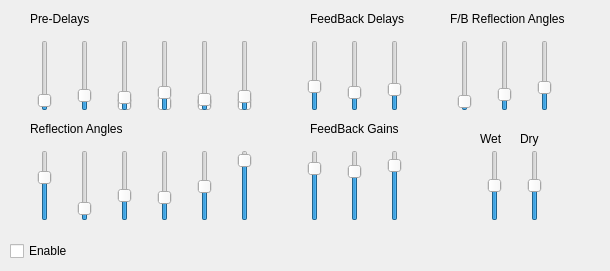
    <widget class="QWidget" name="tab_11">
     <attribute name="title">
      <string>Reverb</string>
     </attribute>
     <widget class="QCheckBox" name="checkBox_11">
      <property name="geometry">
       <rect>
        <x>10</x>
        <y>240</y>
        <width>71</width>
        <height>22</height>
       </rect>
      </property>
      <property name="text">
       <string>Enable</string>
      </property>
     </widget>
     <widget class="QSlider" name="RVDSL1">
      <property name="geometry">
       <rect>
        <x>30</x>
        <y>40</y>
        <width>29</width>
        <height>71</height>
       </rect>
      </property>
      <property name="minimum">
       <number>0</number>
      </property>
      <property name="maximum">
       <number>99</number>
      </property>
      <property name="value">
       <number>5</number>
      </property>
      <property name="orientation">
       <enum>Qt::Vertical</enum>
      </property>
     </widget>
     <widget class="QLabel" name="label_59">
      <property name="geometry">
       <rect>
        <x>30</x>
        <y>10</y>
        <width>81</width>
        <height>17</height>
       </rect>
      </property>
      <property name="text">
       <string>Pre-Delays</string>
      </property>
     </widget>
     <widget class="QLabel" name="label_60">
      <property name="geometry">
       <rect>
        <x>30</x>
        <y>120</y>
        <width>121</width>
        <height>17</height>
       </rect>
      </property>
      <property name="text">
       <string>Reflection Angles</string>
      </property>
     </widget>
     <widget class="QSlider" name="verticalSlider_4">
      <property name="geometry">
       <rect>
        <x>150</x>
        <y>40</y>
        <width>29</width>
        <height>71</height>
       </rect>
      </property>
      <property name="orientation">
       <enum>Qt::Vertical</enum>
      </property>
     </widget>
     <widget class="QSlider" name="RVDSL2">
      <property name="geometry">
       <rect>
        <x>70</x>
        <y>40</y>
        <width>29</width>
        <height>71</height>
       </rect>
      </property>
      <property name="value">
       <number>15</number>
      </property>
      <property name="orientation">
       <enum>Qt::Vertical</enum>
      </property>
     </widget>
     <widget class="QSlider" name="verticalSlider_6">
      <property name="geometry">
       <rect>
        <x>110</x>
        <y>40</y>
        <width>29</width>
        <height>71</height>
       </rect>
      </property>
      <property name="orientation">
       <enum>Qt::Vertical</enum>
      </property>
     </widget>
     <widget class="QSlider" name="verticalSlider_7">
      <property name="geometry">
       <rect>
        <x>190</x>
        <y>40</y>
        <width>29</width>
        <height>71</height>
       </rect>
      </property>
      <property name="orientation">
       <enum>Qt::Vertical</enum>
      </property>
     </widget>
     <widget class="QSlider" name="verticalSlider_8">
      <property name="geometry">
       <rect>
        <x>230</x>
        <y>40</y>
        <width>29</width>
        <height>71</height>
       </rect>
      </property>
      <property name="orientation">
       <enum>Qt::Vertical</enum>
      </property>
     </widget>
     <widget class="QSlider" name="RVDSL3">
      <property name="geometry">
       <rect>
        <x>110</x>
        <y>40</y>
        <width>29</width>
        <height>71</height>
       </rect>
      </property>
      <property name="value">
       <number>10</number>
      </property>
      <property name="orientation">
       <enum>Qt::Vertical</enum>
      </property>
     </widget>
     <widget class="QSlider" name="RVDSL5">
      <property name="geometry">
       <rect>
        <x>190</x>
        <y>40</y>
        <width>29</width>
        <height>71</height>
       </rect>
      </property>
      <property name="value">
       <number>7</number>
      </property>
      <property name="orientation">
       <enum>Qt::Vertical</enum>
      </property>
     </widget>
     <widget class="QSlider" name="RVDSL4">
      <property name="geometry">
       <rect>
        <x>150</x>
        <y>40</y>
        <width>29</width>
        <height>71</height>
       </rect>
      </property>
      <property name="value">
       <number>20</number>
      </property>
      <property name="orientation">
       <enum>Qt::Vertical</enum>
      </property>
     </widget>
     <widget class="QSlider" name="RVDSL6">
      <property name="geometry">
       <rect>
        <x>230</x>
        <y>40</y>
        <width>29</width>
        <height>71</height>
       </rect>
      </property>
      <property name="value">
       <number>13</number>
      </property>
      <property name="orientation">
       <enum>Qt::Vertical</enum>
      </property>
     </widget>
     <widget class="QSlider" name="fiSL6">
      <property name="geometry">
       <rect>
        <x>230</x>
        <y>150</y>
        <width>29</width>
        <height>71</height>
       </rect>
      </property>
      <property name="minimum">
       <number>1</number>
      </property>
      <property name="maximum">
       <number>314</number>
      </property>
      <property name="value">
       <number>300</number>
      </property>
      <property name="orientation">
       <enum>Qt::Vertical</enum>
      </property>
     </widget>
     <widget class="QSlider" name="fiSL4">
      <property name="geometry">
       <rect>
        <x>150</x>
        <y>150</y>
        <width>29</width>
        <height>71</height>
       </rect>
      </property>
      <property name="minimum">
       <number>1</number>
      </property>
      <property name="maximum">
       <number>314</number>
      </property>
      <property name="value">
       <number>90</number>
      </property>
      <property name="orientation">
       <enum>Qt::Vertical</enum>
      </property>
     </widget>
     <widget class="QSlider" name="fiSL5">
      <property name="geometry">
       <rect>
        <x>190</x>
        <y>150</y>
        <width>29</width>
        <height>71</height>
       </rect>
      </property>
      <property name="minimum">
       <number>1</number>
      </property>
      <property name="maximum">
       <number>314</number>
      </property>
      <property name="value">
       <number>150</number>
      </property>
      <property name="orientation">
       <enum>Qt::Vertical</enum>
      </property>
     </widget>
     <widget class="QSlider" name="fiSL3">
      <property name="geometry">
       <rect>
        <x>110</x>
        <y>150</y>
        <width>29</width>
        <height>71</height>
       </rect>
      </property>
      <property name="minimum">
       <number>1</number>
      </property>
      <property name="maximum">
       <number>314</number>
      </property>
      <property name="value">
       <number>99</number>
      </property>
      <property name="orientation">
       <enum>Qt::Vertical</enum>
      </property>
     </widget>
     <widget class="QSlider" name="fiSL1">
      <property name="geometry">
       <rect>
        <x>30</x>
        <y>150</y>
        <width>29</width>
        <height>71</height>
       </rect>
      </property>
      <property name="minimum">
       <number>1</number>
      </property>
      <property name="maximum">
       <number>314</number>
      </property>
      <property name="value">
       <number>200</number>
      </property>
      <property name="orientation">
       <enum>Qt::Vertical</enum>
      </property>
     </widget>
     <widget class="QSlider" name="fiSL2">
      <property name="geometry">
       <rect>
        <x>70</x>
        <y>150</y>
        <width>29</width>
        <height>71</height>
       </rect>
      </property>
      <property name="minimum">
       <number>1</number>
      </property>
      <property name="maximum">
       <number>314</number>
      </property>
      <property name="value">
       <number>30</number>
      </property>
      <property name="orientation">
       <enum>Qt::Vertical</enum>
      </property>
     </widget>
     <widget class="QSlider" name="FBpsSL">
      <property name="geometry">
       <rect>
        <x>530</x>
        <y>40</y>
        <width>29</width>
        <height>71</height>
       </rect>
      </property>
      <property name="minimum">
       <number>1</number>
      </property>
      <property name="maximum">
       <number>314</number>
      </property>
      <property name="pageStep">
       <number>10</number>
      </property>
      <property name="value">
       <number>90</number>
      </property>
      <property name="orientation">
       <enum>Qt::Vertical</enum>
      </property>
     </widget>
     <widget class="QSlider" name="FBthSL">
      <property name="geometry">
       <rect>
        <x>450</x>
        <y>40</y>
        <width>29</width>
        <height>71</height>
       </rect>
      </property>
      <property name="minimum">
       <number>1</number>
      </property>
      <property name="maximum">
       <number>314</number>
      </property>
      <property name="value">
       <number>10</number>
      </property>
      <property name="orientation">
       <enum>Qt::Vertical</enum>
      </property>
     </widget>
     <widget class="QSlider" name="FBfiSL">
      <property name="geometry">
       <rect>
        <x>490</x>
        <y>40</y>
        <width>29</width>
        <height>71</height>
       </rect>
      </property>
      <property name="minimum">
       <number>1</number>
      </property>
      <property name="maximum">
       <number>314</number>
      </property>
      <property name="value">
       <number>50</number>
      </property>
      <property name="orientation">
       <enum>Qt::Vertical</enum>
      </property>
     </widget>
     <widget class="QSlider" name="RVDSLFB3">
      <property name="geometry">
       <rect>
        <x>380</x>
        <y>40</y>
        <width>29</width>
        <height>71</height>
       </rect>
      </property>
      <property name="value">
       <number>25</number>
      </property>
      <property name="orientation">
       <enum>Qt::Vertical</enum>
      </property>
     </widget>
     <widget class="QSlider" name="RVDSLFB1">
      <property name="geometry">
       <rect>
        <x>300</x>
        <y>40</y>
        <width>29</width>
        <height>71</height>
       </rect>
      </property>
      <property name="value">
       <number>30</number>
      </property>
      <property name="orientation">
       <enum>Qt::Vertical</enum>
      </property>
     </widget>
     <widget class="QSlider" name="RVDSLFB2">
      <property name="geometry">
       <rect>
        <x>340</x>
        <y>40</y>
        <width>29</width>
        <height>71</height>
       </rect>
      </property>
      <property name="value">
       <number>20</number>
      </property>
      <property name="orientation">
       <enum>Qt::Vertical</enum>
      </property>
     </widget>
     <widget class="QSlider" name="FBG3">
      <property name="geometry">
       <rect>
        <x>380</x>
        <y>150</y>
        <width>29</width>
        <height>71</height>
       </rect>
      </property>
      <property name="value">
       <number>85</number>
      </property>
      <property name="orientation">
       <enum>Qt::Vertical</enum>
      </property>
     </widget>
     <widget class="QSlider" name="FBG1">
      <property name="geometry">
       <rect>
        <x>300</x>
        <y>150</y>
        <width>29</width>
        <height>71</height>
       </rect>
      </property>
      <property name="value">
       <number>80</number>
      </property>
      <property name="orientation">
       <enum>Qt::Vertical</enum>
      </property>
     </widget>
     <widget class="QSlider" name="FBG2">
      <property name="geometry">
       <rect>
        <x>340</x>
        <y>150</y>
        <width>29</width>
        <height>71</height>
       </rect>
      </property>
      <property name="value">
       <number>75</number>
      </property>
      <property name="orientation">
       <enum>Qt::Vertical</enum>
      </property>
     </widget>
     <widget class="QLabel" name="label_61">
      <property name="geometry">
       <rect>
        <x>310</x>
        <y>10</y>
        <width>121</width>
        <height>17</height>
       </rect>
      </property>
      <property name="text">
       <string>FeedBack Delays</string>
      </property>
     </widget>
     <widget class="QLabel" name="label_62">
      <property name="geometry">
       <rect>
        <x>450</x>
        <y>10</y>
        <width>151</width>
        <height>17</height>
       </rect>
      </property>
      <property name="text">
       <string>F/B Reflection Angles</string>
      </property>
     </widget>
     <widget class="QLabel" name="label_63">
      <property name="geometry">
       <rect>
        <x>310</x>
        <y>120</y>
        <width>121</width>
        <height>17</height>
       </rect>
      </property>
      <property name="text">
       <string>FeedBack Gains</string>
      </property>
     </widget>
     <widget class="QSlider" name="FBthSL_3">
      <property name="geometry">
       <rect>
        <x>480</x>
        <y>150</y>
        <width>29</width>
        <height>71</height>
       </rect>
      </property>
      <property name="minimum">
       <number>1</number>
      </property>
      <property name="maximum">
       <number>100</number>
      </property>
      <property name="value">
       <number>50</number>
      </property>
      <property name="orientation">
       <enum>Qt::Vertical</enum>
      </property>
     </widget>
     <widget class="QSlider" name="RvDry_Sl">
      <property name="geometry">
       <rect>
        <x>520</x>
        <y>150</y>
        <width>29</width>
        <height>71</height>
       </rect>
      </property>
      <property name="minimum">
       <number>1</number>
      </property>
      <property name="maximum">
       <number>100</number>
      </property>
      <property name="value">
       <number>50</number>
      </property>
      <property name="orientation">
       <enum>Qt::Vertical</enum>
      </property>
     </widget>
     <widget class="QLabel" name="label_187">
      <property name="geometry">
       <rect>
        <x>480</x>
        <y>130</y>
        <width>31</width>
        <height>17</height>
       </rect>
      </property>
      <property name="text">
       <string>Wet</string>
      </property>
     </widget>
     <widget class="QLabel" name="label_188">
      <property name="geometry">
       <rect>
        <x>520</x>
        <y>130</y>
        <width>31</width>
        <height>17</height>
       </rect>
      </property>
      <property name="text">
       <string>Dry</string>
      </property>
     </widget>
    </widget>
